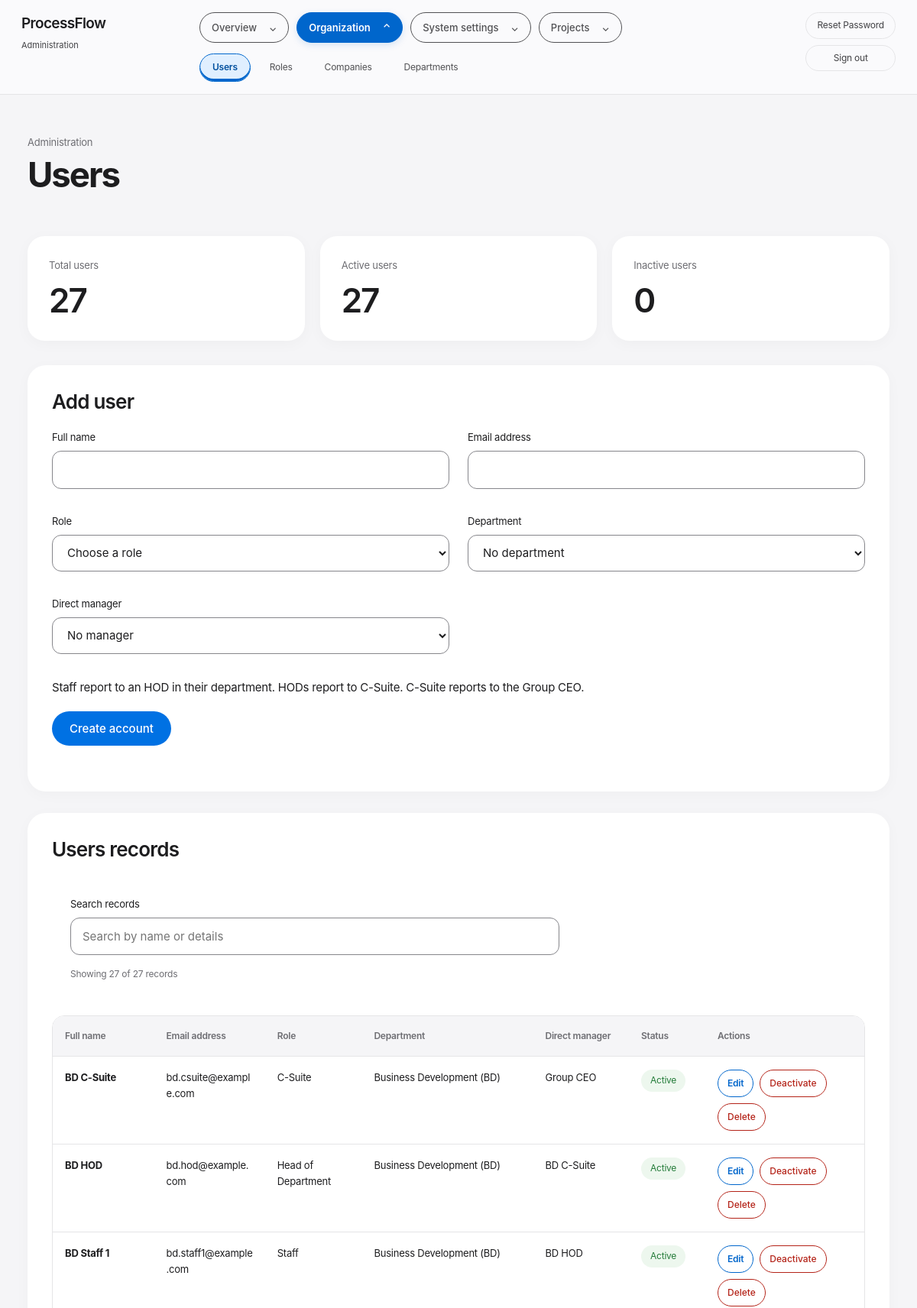
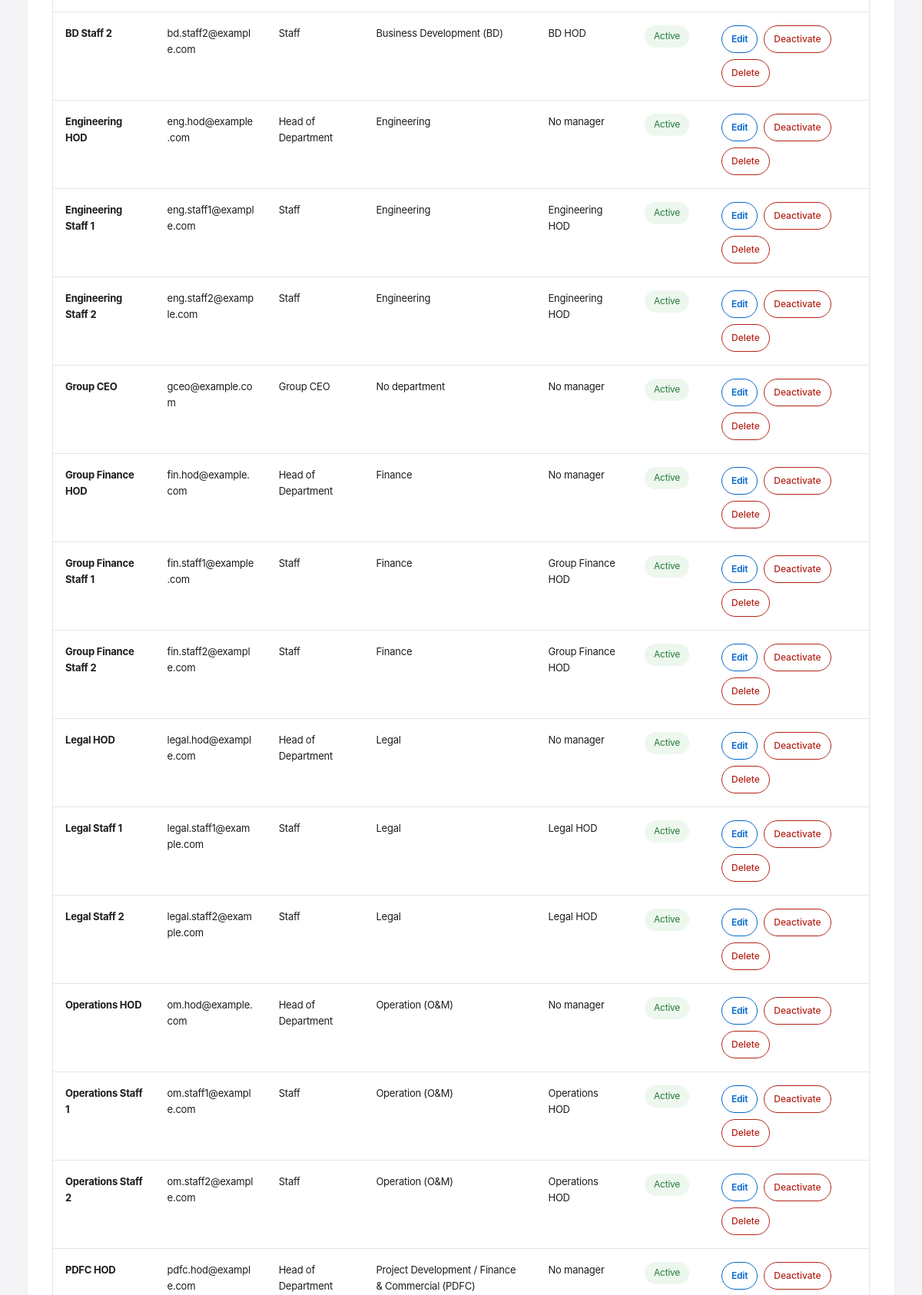
Page /admin/master_data.php (signed in, upper part) on the committed database (2 pictures, top to bottom).
### tables this page shows
CREATE TABLE `bd_users` (
  `id` int(11) NOT NULL AUTO_INCREMENT,
  `username` varchar(100) DEFAULT NULL,
  `password` varchar(255) DEFAULT NULL,
  `email` varchar(255) NOT NULL,
  `full_name` varchar(255) NOT NULL,
  `role` varchar(50) NOT NULL DEFAULT 'STAFF',
  `department_id` int(11) DEFAULT NULL,
  `manager_id` int(11) DEFAULT NULL,
  `is_active` tinyint(1) DEFAULT 1,
  `access_role_id` int(11) DEFAULT NULL,
  `is_deleted` tinyint(4) NOT NULL DEFAULT 0,
  PRIMARY KEY (`id`),
  UNIQUE KEY `email` (`email`),
  KEY `department_id` (`department_id`),
  KEY `manager_id` (`manager_id`),
  KEY `users_access_role_fk` (`access_role_id`),
  CONSTRAINT `bd_users_ibfk_1` FOREIGN KEY (`department_id`) REFERENCES `bd_departments` (`id`) ON DELETE SET NULL,
  CONSTRAINT `users_access_role_fk` FOREIGN KEY (`access_role_id`) REFERENCES `bd_access_roles` (`id`),
  CONSTRAINT `users_manager_fk` FOREIGN KEY (`manager_id`) REFERENCES `bd_users` (`id`)
);

CREATE TABLE `bd_access_roles` (
  `id` int(11) NOT NULL AUTO_INCREMENT,
  `name` varchar(100) NOT NULL,
  `workflow_role` varchar(50) NOT NULL,
  `default_key` varchar(50) DEFAULT NULL,
  `can_request` tinyint(4) NOT NULL DEFAULT 0,
  `can_work` tinyint(4) NOT NULL DEFAULT 0,
  `can_manage_department` tinyint(4) NOT NULL DEFAULT 0,
  `can_approve` tinyint(4) NOT NULL DEFAULT 0,
  `can_chat` tinyint(4) NOT NULL DEFAULT 0,
  `can_view_all` tinyint(4) NOT NULL DEFAULT 0,
  `is_deleted` tinyint(4) NOT NULL DEFAULT 0,
  PRIMARY KEY (`id`),
  UNIQUE KEY `name` (`name`),
  UNIQUE KEY `default_key` (`default_key`)
);

### admin/master_data.php (the view, shortened to what this page needs)
<?php
require_once __DIR__ . '/../config/db.php';
require_once __DIR__ . '/../config/admin_access.php';
$views = ['user' => 'Users', 'company' => 'Companies', 'department' => 'Departments'];
$view = $_GET['view'] ?? 'user';
$companies = $pdo->query('SELECT id, name FROM bd_companies ORDER BY name')->fetchAll();
$departments = $pdo->query('SELECT id, name, company_id FROM bd_departments ORDER BY name')->fetchAll();
$users = $pdo
    ->query(
        'SELECT u.id, u.full_name AS name, u.email, u.role, u.is_active, u.department_id, u.manager_id, u.access_role_id, r.name AS role_label, r.is_deleted AS role_deleted FROM bd_users u LEFT JOIN bd_access_roles r ON r.id = u.access_role_id OR (u.access_role_id IS NULL AND r.default_key = u.role) WHERE u.is_deleted = 0 ORDER BY u.full_name',
    )
    ->fetchAll();
?>
<!doctype html>
<html lang="en">
<head>
    <?php
    require_once __DIR__ . '/../config/page_helpers.php';
    ?>
</head>
<body>
    <?php
    $type = $view;
    $records = ['company' => $companies, 'department' => $departments, 'user' => $users][$type];
    $allRecords = $records;
    $editingRecord = null;
    $companyNames = array_column($companies, 'name', 'id');
    $departmentNames = array_column($departments, 'name', 'id');
    $userNames = array_column($users, 'name', 'id');
    ?>
    <?php if ($type === 'user' && !$editingRecord): ?>
        <section>
            <h2>Add user</h2>
            <form method="post">
                <div>
                    <label for="new-user-name">Full name</label>
                    <input id="new-user-name" name="full_name" maxlength="255" required value="<?= htmlspecialchars(($_POST['record'] ?? '') === 'create_user' ? (string) ($_POST['full_name'] ?? '') : '') ?>">
                </div>
                <div>
                    <label for="new-user-email">Email address</label>
                    <input id="new-user-email" type="email" name="email" maxlength="255" required
                        value="<?= htmlspecialchars(($_POST['record'] ?? '') === 'create_user' ? (string) ($_POST['email'] ?? '') : '') ?>">
                </div>
                <div>
                    <label for="new-user-role">Role</label>
                    <select id="new-user-role" name="access_role_id" required>
                        <option value="">Choose a role</option>
                    </select>
                </div>
                <div>
                    <label for="new-user-department">Department</label>
                    <select id="new-user-department" name="department_id">
                        <option value="">No department</option>
                    </select>
                </div>
                <div>
                    <label for="new-user-manager">Direct manager</label>
                    <select id="new-user-manager" name="manager_id">
                        <option value="">No manager</option>
                    </select>
                </div>
                <div>
                    <p>Staff report to an HOD in their department. HODs report to C-Suite. C-Suite reports to the Group CEO.
                    </p>
                    <button name="add_user" type="submit">Create account</button>
                </div>
            </form>
        </section>
    <?php endif; ?>
    <section>
        <h2><?= htmlspecialchars($views[$view]) ?> records</h2>
        <table>
            <thead>
                <tr>
                    <th><?= $type === 'user' ? 'Full name' : 'Name' ?></th>
                    <?php if ($type === 'user'): ?>
                        <th>Email address</th>
                        <th>Role</th>
                        <th>Department</th>
                        <th>Direct manager</th>
                        <th>Status</th>
                    <?php elseif ($type === 'department'): ?>
                        <th>Company</th>
                        <th>Users</th>
                    <?php else: ?>
                        <th>Departments</th>
                    <?php endif; ?>
                    <th>Actions</th>
                </tr>
            </thead>
            <tbody>
                <?php foreach ($allRecords as $record): ?>
                    <tr data-search-group="records">
                        <td><strong><?= htmlspecialchars($record['name']) ?></strong></td>
                        <?php if ($type === 'user'): ?>
                            <td><?= htmlspecialchars($record['email']) ?></td>
                            <td><?= htmlspecialchars($record['role_label'] ?? $record['role']) ?></td>
                            <td><?= htmlspecialchars($departmentNames[$record['department_id']] ?? 'No department') ?></td>
                            <td><?= htmlspecialchars($userNames[$record['manager_id']] ?? 'No manager') ?></td>
                            <td><span class="status-label" data-status="<?= $record['is_active'] ? 'active' : 'inactive' ?>"><?= $record[ 'is_active' ] ? 'Active' : 'Inactive' ?></span></td>
                        <?php elseif ($type === 'department'): ?>
                            <td><?= htmlspecialchars($companyNames[$record['company_id']] ?? 'No company') ?></td>
                            <td><?= count(array_filter($users, fn($u) => (int) $u['department_id'] === (int) $record['id'])) ?> </td>
                        <?php else: ?>
                            <td><?= count(array_filter($departments, fn($d) => (int) $d['company_id'] === (int) $record['id'])) ?></td>
                        <?php endif; ?>
                        <td>
                            <div class="record-actions">
                                <a class="action-button"
                                    href="master_data.php?view=<?= $type ?>&amp;edit=<?= (int) $record[ 'id' ] ?>#record-form">Edit</a>
                                <?php if ($type !== 'user' || $record['role'] !== 'ADMIN'): ?>
                                    <?php if ($type === 'user'): ?>
                                        <form method="post">
                                            <button name="set_user_active" value="<?= $record['is_active'] ? '0' : '1' ?>"><?= $record['is_active'] ? 'Deactivate' : 'Activate' ?>
                                            </button>
                                        </form>
                                    <?php endif; ?>
                                    <form method="post" onsubmit="return confirm('Delete this record?')">
                                        <button name="delete_record" value="1" data-intent="danger">Delete</button>
                                    </form>
                                <?php endif; ?>
                            </div>
                        </td>
                    </tr>
                <?php endforeach; ?>
            </tbody>
        </table>
    </section>
    </main>
</body>
</html>

### rows in the picture
bd_users: full_name "BD C-Suite", email "bd.csuite@example.com", access_role.name "C-Suite", department "Business Development (BD)", manager "Group CEO", is_active "Active"
bd_users: full_name "BD HOD", email "bd.hod@example.com", access_role.name "Head of Department", department "Business Development (BD)", manager "BD C-Suite", is_active "Active"
bd_users: full_name "BD Staff 1", email "bd.staff1@example.com", access_role.name "Staff", department "Business Development (BD)", manager "BD HOD", is_active "Active"
bd_users: full_name "BD Staff 2", email "bd.staff2@example.com", access_role.name "Staff", department "Business Development (BD)", manager "BD HOD", is_active "Active"
bd_users: full_name "Engineering HOD", email "eng.hod@example.com", access_role.name "Head of Department", department "Engineering", manager "No manager", is_active "Active"
bd_users: full_name "Engineering Staff 1", email "eng.staff1@example.com", access_role.name "Staff", department "Engineering", manager "Engineering HOD", is_active "Active"
bd_users: full_name "Engineering Staff 2", email "eng.staff2@example.com", access_role.name "Staff", department "Engineering", manager "Engineering HOD", is_active "Active"
bd_users: full_name "Group CEO", email "gceo@example.com", access_role.name "Group CEO", department "No department", manager "No manager", is_active "Active"
bd_users: full_name "Group Finance HOD", email "fin.hod@example.com", access_role.name "Head of Department", department "Finance", manager "No manager", is_active "Active"
bd_users: full_name "Group Finance Staff 1", email "fin.staff1@example.com", access_role.name "Staff", department "Finance", manager "Group Finance HOD", is_active "Active"
bd_users: full_name "Group Finance Staff 2", email "fin.staff2@example.com", access_role.name "Staff", department "Finance", manager "Group Finance HOD", is_active "Active"
bd_users: full_name "Legal HOD", email "legal.hod@example.com", access_role.name "Head of Department", department "Legal", manager "No manager", is_active "Active"
bd_users: full_name "Legal Staff 1", email "legal.staff1@example.com", access_role.name "Staff", department "Legal", manager "Legal HOD", is_active "Active"
bd_users: full_name "Legal Staff 2", email "legal.staff2@example.com", access_role.name "Staff", department "Legal", manager "Legal HOD", is_active "Active"
bd_users: full_name "Operations HOD", email "om.hod@example.com", access_role.name "Head of Department", department "Operation (O&M)", manager "No manager", is_active "Active"
bd_users: full_name "Operations Staff 1", email "om.staff1@example.com", access_role.name "Staff", department "Operation (O&M)", manager "Operations HOD", is_active "Active"
bd_users: full_name "Operations Staff 2", email "om.staff2@example.com", access_role.name "Staff", department "Operation (O&M)", manager "Operations HOD", is_active "Active"
bd_users: full_name "PDFC HOD", email "pdfc.hod@example.com", access_role.name "Head of Department", department "Project Development / Finance & Commercial (PDFC)", manager "No manager", is_active "Active"

### other values in the picture
$groupLabel "Overview"
$groupLabel "Organization"
$groupLabel "System settings"
$groupLabel "Projects"
$label "Users"
$label "Roles"
$label "Companies"
$label "Departments"
$title "Users"
$label "Total users"
$count "27"
$label "Active users"
$label "Inactive users"
$count "0"
$views[$view] "Users"
